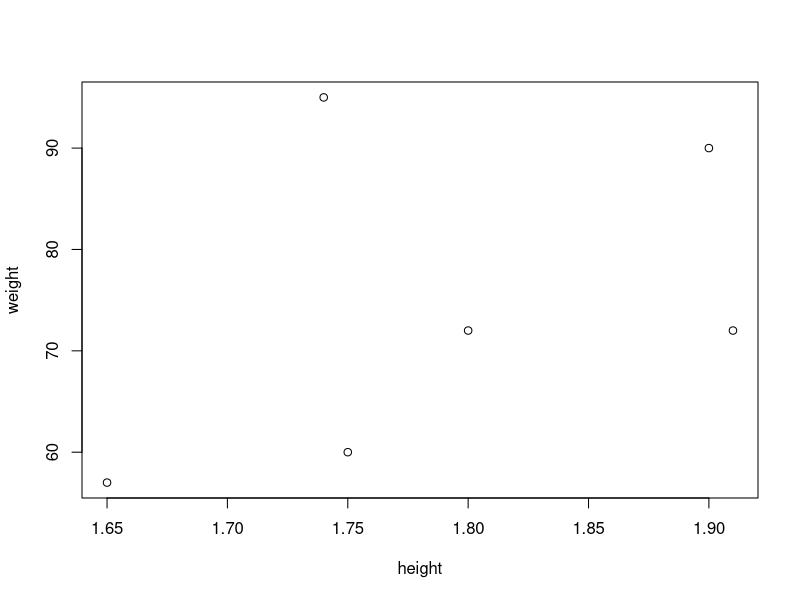
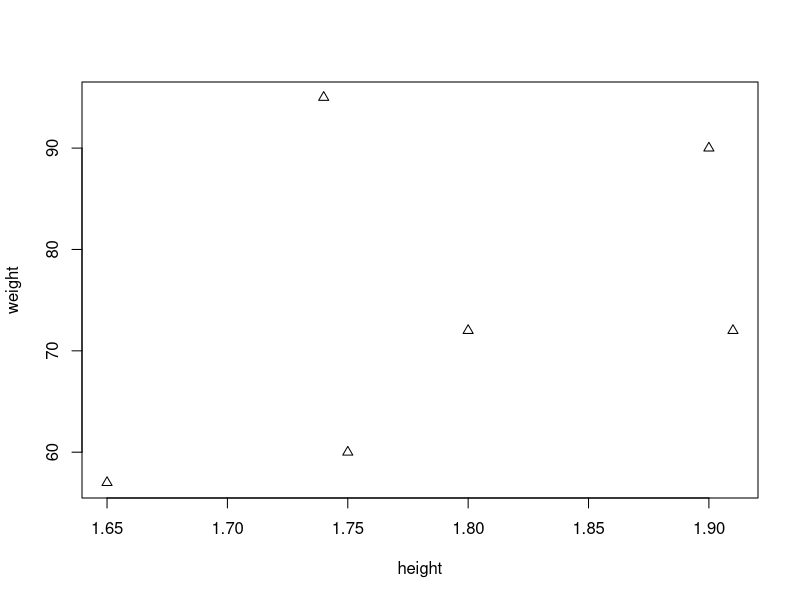
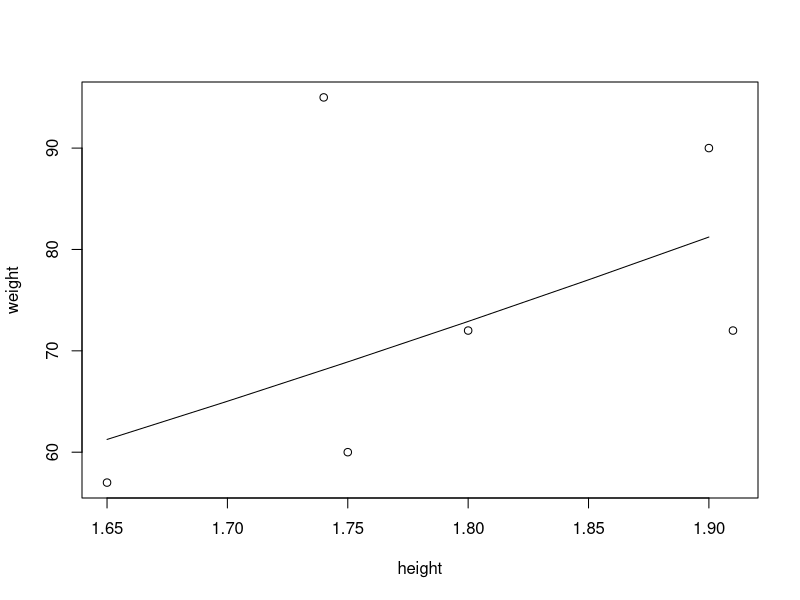

Here is the R script that generated these plots, in order:
## ---- chunk 1
weight <- c(60, 72, 57, 90, 95, 72) 
height <- c(1.75, 1.80, 1.65, 1.90, 1.74, 1.91)
subject <- c("A", "B", "C", "D", "E", "F")
## ---- chunk 2
plot(height, weight)
## ---- chunk 3
plot(height, weight, pch=2)
## ---- chunk 4
args(plot.default)
## ---- chunk 5
#?plot
## ---- chunk 6
plot(height, weight)
hh = c(1.65, 1.70, 1.75, 1.80, 1.85, 1.90)
lines(hh, 22.5 * hh^2)
